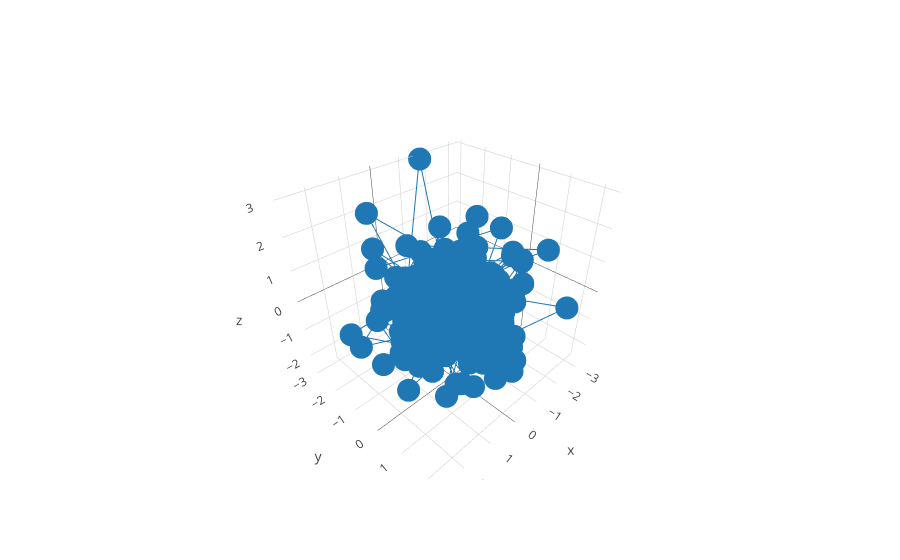

Notebook cell for this chart:
### Code cell
# import plotly
# from plotly.graph_objs import Scatter, Layout,Scatter3d

# plotly.offline.init_notebook_mode(connected=True)

# plotly.offline.iplot({
#     "data": [Scatter3d(x=x, y=y, z=z)],
# })

### Figure 1 — Plotly figure (JSON) as saved in the notebook; plotly's stock layout.template omitted (floating-point values rounded to 4 significant figures; data arrays with more than 128 entries replaced by an {"elided": "..."} marker saying what was removed)
{"data": [{"type": "scatter3d", "x": {"elided": "200 float values"}, "y": {"elided": "200 float values"}, "z": {"elided": "200 float values"}}], "layout": {}}
